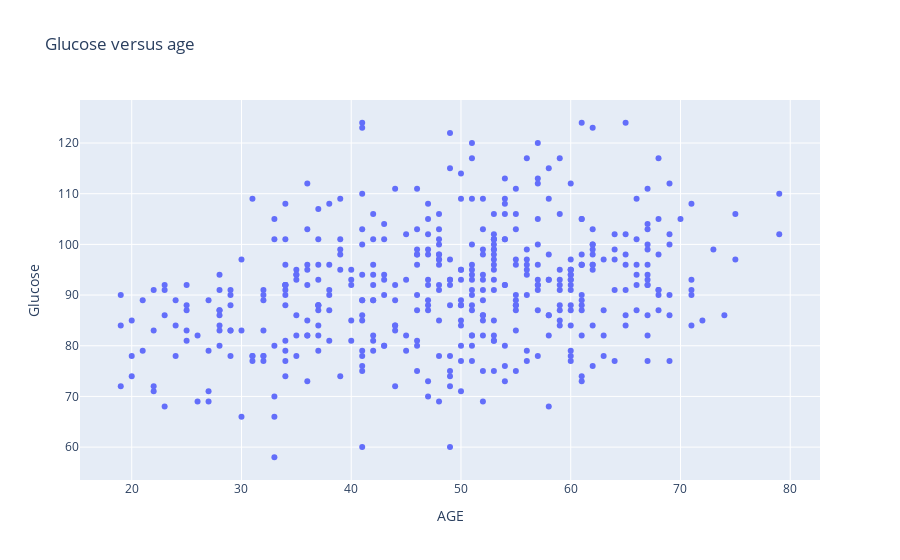

Write notebook code for a chart like this one.
### Markdown cell above
&#9989; **(6 pt):** From the dataframe used above, make a scatter plot of glucose level versus age. Make sure to include a title.

### Code cell
## put your code here
import plotly.express as px
fig = px.scatter(no_y_df, x='AGE', y='Glucose', title='Glucose versus age')
fig.show()

### Figure 1 — Plotly figure (JSON) as saved in the notebook; plotly's stock layout.template omitted (floating-point values rounded to 4 significant figures; data arrays with more than 128 entries replaced by an {"elided": "..."} marker saying what was removed)
{"data": [{"hovertemplate": "AGE=%{x}<br>Glucose=%{y}<extra></extra>", "legendgroup": "", "marker": {"color": "#636efa", "symbol": "circle"}, "mode": "markers", "name": "", "orientation": "v", "showlegend": false, "type": "scatter", "x": {"elided": "442 int values"}, "xaxis": "x", "y": {"elided": "442 int values"}, "yaxis": "y"}], "layout": {"autosize": true, "legend": {"tracegroupgap": 0}, "title": {"text": "Glucose versus age"}, "xaxis": {"anchor": "y", "autorange": true, "domain": [0, 1], "range": [15.3, 82.7], "title": {"text": "AGE"}, "type": "linear"}, "yaxis": {"anchor": "x", "autorange": true, "domain": [0, 1], "range": [52.55, 129.4], "title": {"text": "Glucose"}, "type": "linear"}}}
